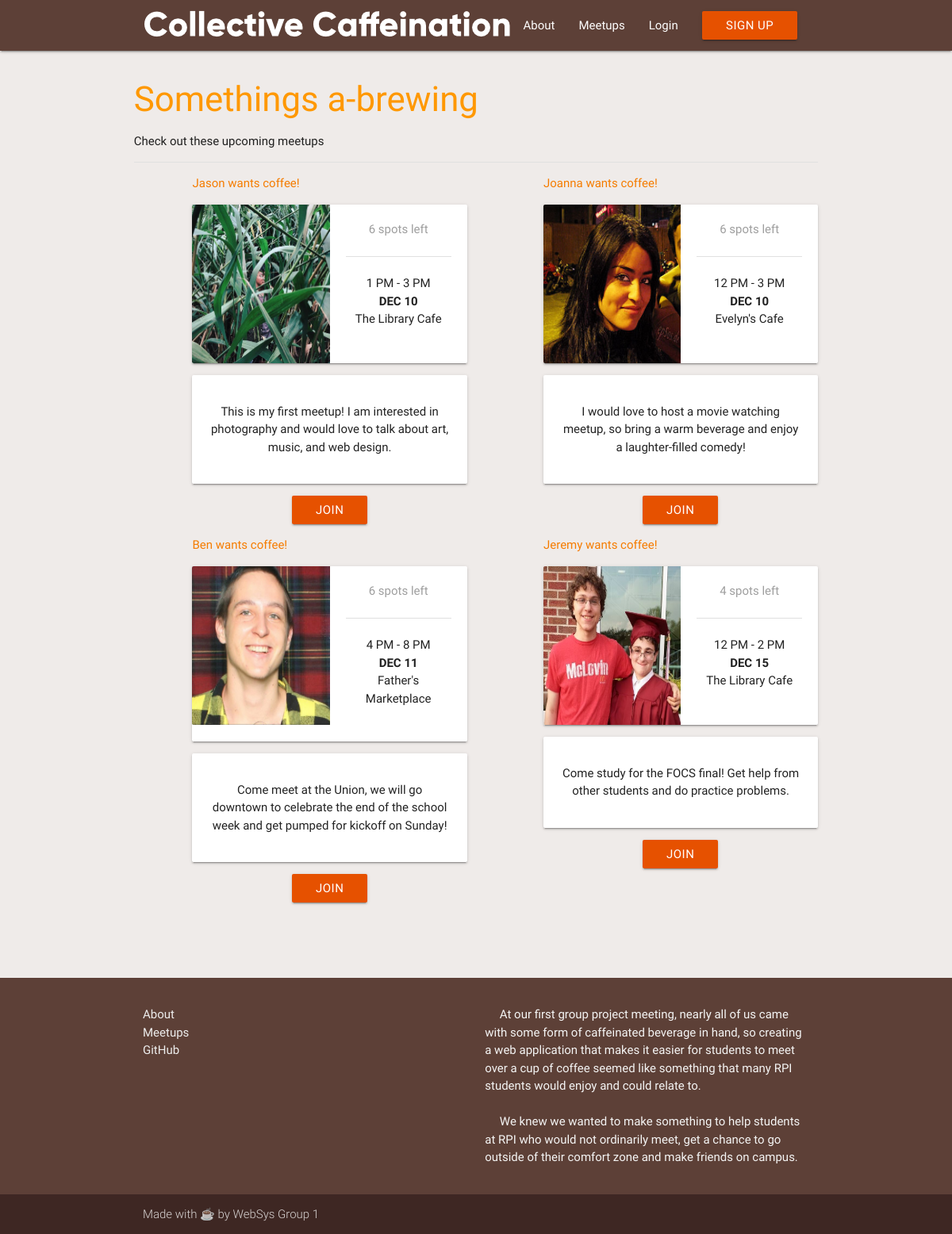
The app's page /meetups.php with its own data.
### tables this page shows
CREATE TABLE `events` (
  `id` int(11) NOT NULL,
  `user_id` int(11) NOT NULL,
  `image` varchar(100) NOT NULL,
  `location` varchar(100) NOT NULL,
  `start_time` varchar(10) NOT NULL,
  `end_time` varchar(10) NOT NULL,
  `description` varchar(500) NOT NULL,
  `date` varchar(11) NOT NULL,
  `max_participants` int(11) NOT NULL
);

### meetups.php (the view, shortened to what this page needs)
<?php
  include("connect.inc.php");
  $eventSignups = array();
?>
<!DOCTYPE html>
<html>
  <head>
    <link type="text/css" rel="stylesheet" href="css/materialize.css"  media="screen,projection"/>
    <link type="text/css" rel="stylesheet" href="./css/websys-site.css"/>
  </head>
  <body class="brown lighten-5">
    <?php
      include("header.php");
    ?>
    <main>
      <div class="container">
        <div class="row">
          <div class="section">
              <h3 class="orange-text text-orange-darken-4">Somethings a-brewing</h3>
              <p>Check out these upcoming meetups</p>
              <div class="divider"></div>
              <div class="row">
                <div class="col s12">
                    <div class="row">
                      <?php
                        $usersArr = array();
                        $facebookArr = array();
                        $query = "SELECT * FROM `users`";
                        $result = $mysqli->query($query);
                        while($row = $result->fetch_assoc()) {
                          $usersArr[$row['id']] = $row['first_name'];
                          $facebookArr[$row['id']] = $row['fb_link'];
                        }
                        $query1 = "SELECT * FROM `events` ORDER BY `date`";
                        $result1 = $mysqli->query($query1);
                        while($row1 = $result1->fetch_assoc()) {
                      ?>
                      <div class="col s5 offset-s1">
                        <p class="orange-text text-darken-2"><?php echo $usersArr[$row1['user_id']]; ?> wants coffee!</p>
                        <div class="card horizontal">
                          <div class="card-image">
                            <a href="<?php echo $facebookArr[$row1['user_id']]; ?>"><img src=<?php $absLink = $row1['image'];
                            $cutoff = strpos($row1['image'],'htdocs');
                            $link = substr($row1['image'], $cutoff+7);
                            $finalLink = 'http:\\'.$link;
                            echo $finalLink;?> class='circle responsive-imgs' height='200px' width = '240px'></a>
                          </div>
                          <div class="card-stacked">
                            <div class="card-content">
                              <p class="center-align grey-text"><?php
                                if(isset($eventSignups[$row1['id']])){
                                  $numSpotsTaken = $row1['max_participants']-$eventSignups[$row1['id']];
                                }
                                else{
                                  $numSpotsTaken = $row1['max_participants'];
                                }
                                echo $numSpotsTaken.' spots left';
                              ?></p>
                              <br>
                              <div class="divider"></div>
                                  <br>
                                  <p class="center-align valign"><?php echo $row1['start_time']; ?> - <?php echo $row1['end_time']; ?></p>
                                  <p class="center-align valign "><b><?php
                                    $eventDate = $row1['date'];
                                    $eventDateCutoff = substr($eventDate,6);
                                    $divider = strpos($eventDateCutoff,'-');
                                    $eventMonthNum = substr($eventDateCutoff,0,$divider);
                                    $eventDayNum = substr($eventDateCutoff,$divider+1);
                                    $eventMonth = "";
                                    if($eventMonthNum==1){
                                      $eventMonth = "JAN";
                                    }
                                    else if($eventMonthNum==2){
                                      $eventMonth = "FEB";
                                    }
                                    else if($eventMonthNum==3){
                                      $eventMonth = "MAR";
                                    }
                                    else if($eventMonthNum==4){
                                      $eventMonth = "APR";
                                    }
                                    else if($eventMonthNum==5){
                                      $eventMonth = "MAY";
                                    }
                                    else if($eventMonthNum==6){
                                      $eventMonth = "JUN";
                                    }
                                    else if($eventMonthNum==7){
                                      $eventMonth = "JUL";
                                    }
                                    else if($eventMonthNum==8){
                                      $eventMonth = "AUG";
                                    }
                                    else if($eventMonthNum==9){
                                      $eventMonth = "SEP";
                                    }
                                    else if($eventMonthNum==10){
                                      $eventMonth = "OCT";
                                    }
                                    else if($eventMonthNum==11){
                                      $eventMonth = "NOV";
                                    }
                                    else if($eventMonthNum==12){
                                      $eventMonth = "DEC";
                                    }
                                    echo $eventMonth.' '.$eventDayNum;
                                  ?></b></p>
                                  <p class="center-align valign"><?php
                                    if($row1['location']==1){
                                      echo "Father's Marketplace";
                                    }
                                    if($row1['location']==5){
                                      echo "The Library Cafe";
                                    }
                                    if($row1['location']==6){
                                      echo "Evelyn's Cafe";
                                    }
                                  ?></p><br>
                            </div>
                          </div>
                        </div>
                        <div class=card-panel>
                          <p class="center-align"><?php echo $row1['description']; ?></p>
                        </div>
                      <div  class="center-align">
                      <?php
                        $userID = $_SESSION['uid'];
                        $eventID = $row1['id'];
                        echo "<form action=meetups.php?u=$userID&e=$eventID method=post>";
                      ?>
                          <button class="btn waves-effect waves-light orange darken-4" type="submit" name="action">JOIN</button>
                        </form>
                      </div>
                      </div>
                      <?php } ?>
                    </div>
                </div>
              </div>
            </div>
        </div>
      </div>
    </main>
    <?php
      include("footer.php");
    ?>
  </body>
</html>

### header.php
<!doctype html>
  <body>
    <div class="navbar-fixed">
      <nav class="brown darken-2">
        <div class="container">
          <div class="nav-wrapper">
            <a href="landing.php" class="brand-logo left"><img src="./images/cc-logo.png"></a>
            <ul class="right hide-on-med-and-down">
              <li><a href="about.php">About</a></li>
              <li><a href="meetups.php">Meetups</a></li>
              <?php if(isset($_SESSION['fName'])){ ?>
              <li><a href="landing.php?logout">Logout</a></li>
              <a class="waves-effect waves-light btn orange darken-4" href="createEvent.php">Host</a>
              <?php }else{ ?>
              <li><a href="login.php">Login</a></li>
              <a class="waves-effect waves-light btn orange darken-4" href="signup.php">Sign Up</a>
              <?php } ?>
            </ul>
          </div>
        </div>
      </nav>
    </div>
  </body>
</html>

### footer.php (shortened to what this page needs)
<footer class="page-footer  brown darken-2">
  <div class="container">
    <div class="row">
      <div class="col l6 s12">
        <ul>
          <li><a class="grey-text text-lighten-3" href="about.php">About</a></li>
          <li><a class="grey-text text-lighten-3" href="meetups.php">Meetups</a></li>
          <li><a class="grey-text text-lighten-3" href="https://github.com/miknosaj/WebSys-Website">GitHub</a></li>
        </ul>
      </div>
      <div class="col l6 s12">
        <p class="grey-text text-lighten-4">&nbsp;&nbsp;&nbsp;&nbsp;&nbsp;At our first group project meeting, nearly all of us came with some form of caffeinated beverage in hand, so creating a web application that makes it easier for students to meet over a cup of coffee seemed like something that many RPI students would enjoy and could relate to.</br>
        &nbsp;&nbsp;&nbsp;&nbsp;&nbsp;We knew we wanted to make something to help students at RPI who would not ordinarily meet, get a chance to go outside of their comfort zone and make friends on campus.</p>
      </div>
    </div>
  </div>
  <div class="footer-copyright brown darken-4">
    <div class="container">
      Made with &#9749 by WebSys Group 1
    </div>
  </div>
</footer>

### css/websys-site.css (style rules this page uses)
body { display: flex; min-height: 100vh; flex-direction: column; }
main { flex: 1 0 auto; }

### records on screen
events: user "Jason", image (picture), max_participants "6", start_time "1 PM", end_time "3 PM", date "DEC", date "10", location "The Library Cafe", description "This is my first meetup! I am interested in photography and would love to talk about art, music, and web design."
events: user "Joanna", image (picture), max_participants "6", start_time "12 PM", end_time "3 PM", date "DEC", date "10", location "Evelyn's Cafe", description "I would love to host a movie watching meetup, so bring a warm beverage and enjoy a laughter-filled comedy!"
events: user "Ben", image (picture), max_participants "6", start_time "4 PM", end_time "8 PM", date "DEC", date "11", location "Father's Marketplace", description "Come meet at the Union, we will go downtown to celebrate the end of the school week and get pumped for kickoff on Sunday!"
events: user "Jeremy", image (picture), max_participants "4", start_time "12 PM", end_time "2 PM", date "DEC", date "15", location "The Library Cafe", description "Come study for the FOCS final! Get help from other students and do practice problems."
